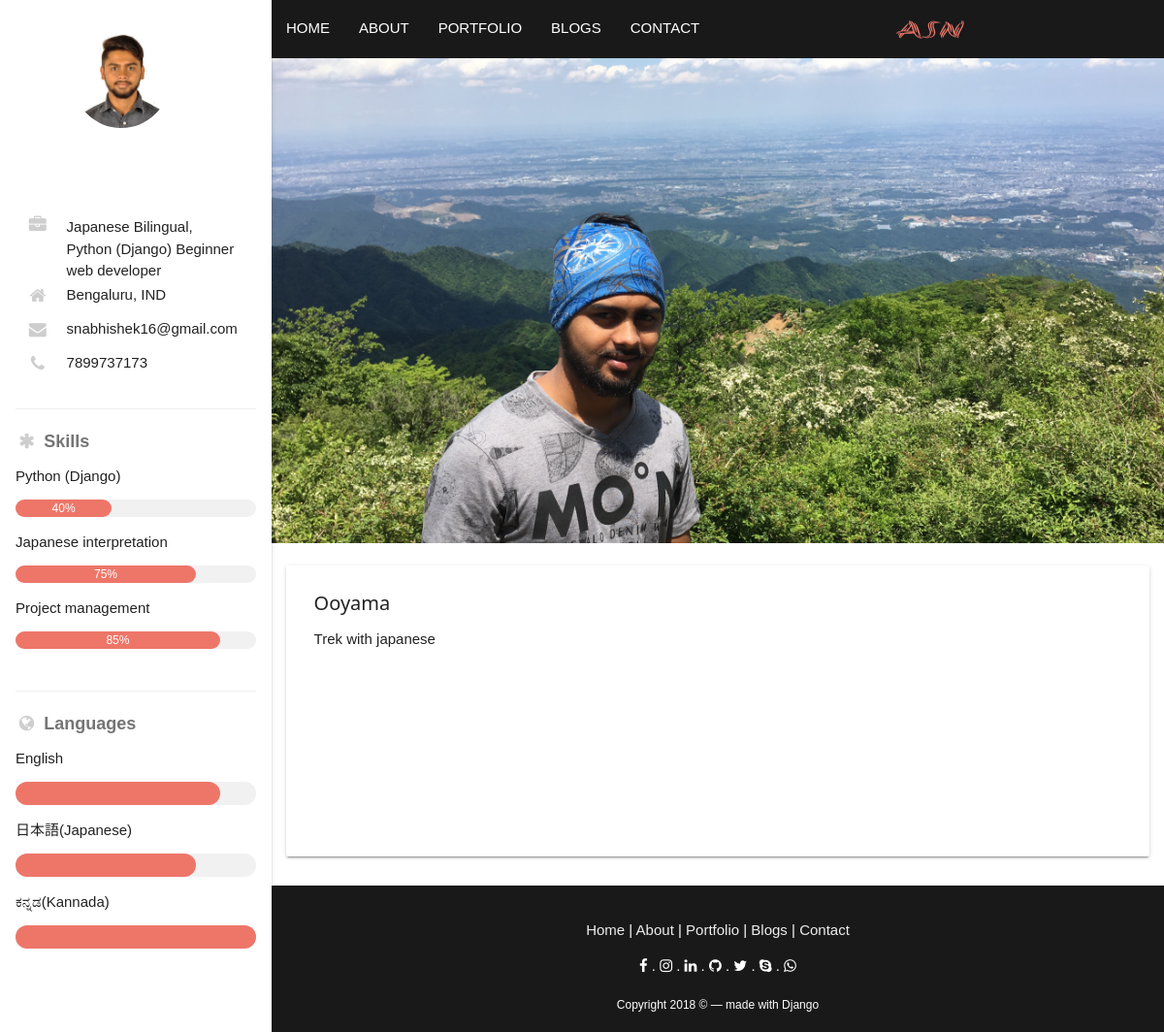
Before: /portfolio/1 with the older database file.
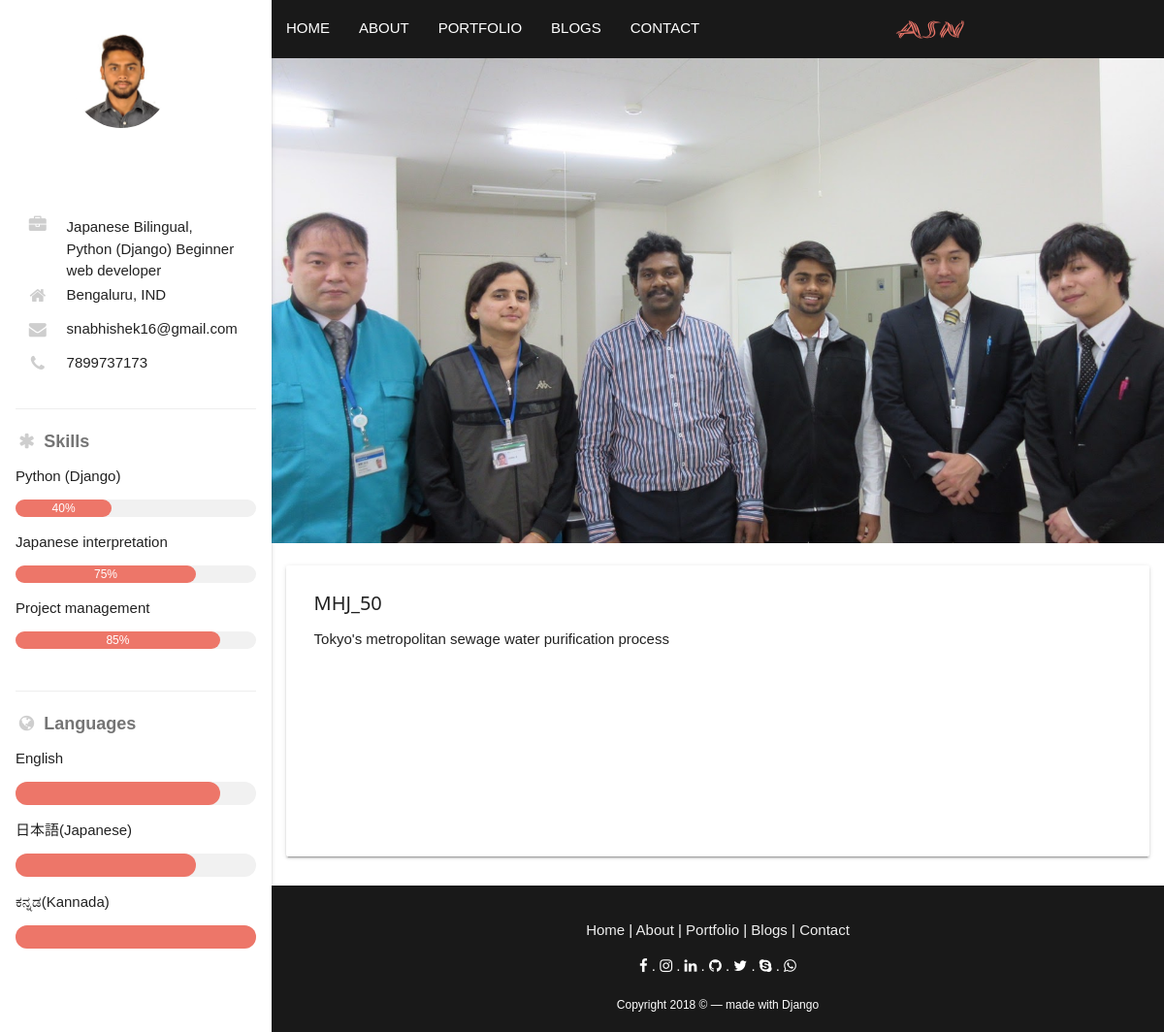
After: the same page with the newer database file.
### portfolio/models.py (models this page shows, shortened)
class Portfolio_list(models.Model):
    card_title = models.CharField(max_length=30,null=True)
    content = models.TextField()
    image = models.ImageField(upload_to='portfolio/%y/%m/%d/',null=True)
    posted_on = models.DateTimeField(auto_now=False, auto_now_add=True, null=True)
    updated = models.DateTimeField(auto_now=True, auto_now_add=False, null=True)

### portfolio/views.py (the view)
# urls.py: url(r'^(?P<id>\d+)$',  portfolio_views.port_article,name='port_article'),
def port_article(request, id=None):
    port_article = get_object_or_404(Portfolio_list, id=id)
    context = {
    'port_article' :port_article
    }
    return render(request, 'portfolio/port_article.html', context)

### templates/portfolio/port_article.html (shortened to what this page needs)
{% extends 'base.html' %}
{% load staticfiles %}
{% block content %}
<div class="blog">
    <div class="article-banner row ">
        <div class="article-banner-image valign-wrapper">
            <img src="{{port_article.image.url}}" class="">
        </div>
    </div>
    <div class="blog-content row custom-container">
        <div class="col s12 m8-offset-2 card article">
            <div class="article-container-port">
                 <div class="artice-heading">
                <h4 class="left-align">{{port_article.card_title}}</h4>
            </div>
            <div class="article-content ">
                {{port_article.content | linebreaks}}
            </div>
            </div>
        </div>
    </div>
</div>
    {% endblock content %}

### templates/base.html (shortened to what this page needs)
{% load static %}
<html lang="en">
<head>
    <link href="https://maxcdn.bootstrapcdn.com/font-awesome/4.7.0/css/font-awesome.min.css" rel="stylesheet">
    <link rel="stylesheet" href="{% static 'css/materialize.css' %}">
    <link rel="stylesheet" href="{% static 'css/style.css' %}">
    <link rel="stylesheet" href="{% static 'css/medium.css' %}">
    <link rel="stylesheet" href="{% static 'css/medium_and_below.css' %}">
    <link rel="stylesheet" href="{% static 'css/small_screen.css' %}">
    <link rel="stylesheet" href="{% static 'css/w3.css' %}">
    <link rel="stylesheet" href="https://cdnjs.cloudflare.com/ajax/libs/font-awesome/4.7.0/css/font-awesome.min.css">
</head>
<body>
<div>
    <ul id="slide-out" class="side-nav fixed hide-on-small-only" style="transform: translateX(0%);">
        <div class="user-view">
            <div class="background" >
            </div>
            <div class="on-background" >
                <a href="{% url 'about:about' %}"><img class="circle" src="/static/images/sample.JPG"></a>
                <span class="White-text name center bold"><h3>Abhishek SN</h3></span>
            </div>
        </div>
        <div class="w3-container1">
            <div class="row">
                <div class ="col s2 m2 l2">
                    <p><i class="fa fa-briefcase fa-fw w3-margin-right w3-text-icon w3-large" aria-hidden="true"></i></p>
                    <br>
                    <p><i class="fa fa-home fa-fw w3-margin-right w3-text-icon w3-large"></i></p>
                    <p><i class="fa fa-envelope fa-fw w3-margin-right w3-text-icon w3-large"></i></p>
                    <p><i class="fa fa-phone fa-fw w3-margin-right w3-text-icon w3-large"></i></p></div>
                <div class ="col s10 m10 l10">
                    <p>Japanese Bilingual,<br>Python (Django) Beginner web developer</p>
                    <p></p>
                    <p>Bengaluru, IND</p>
                    <p>snabhishek16@gmail.com</p>
                    <p></i>7899737173</p>
                </div>
            </div>
            <hr>
            <p class="w3-large w3-text-grey"><b><i class="fa fa-asterisk fa-fw w3-margin-right-1 w3-text-icon "></i>Skills</b></p>
            <p>Python (Django)</p>
            <div class="w3-light-grey w3-round-xlarge w3-small">
                <div class="w3-container w3-center w3-round-xlarge w3-red" style="width:40%">40%</div>
            </div>
            <p>Japanese interpretation</p>
            <div class="w3-light-grey w3-round-xlarge w3-small">
                <div class="w3-container w3-center w3-round-xlarge w3-red" style="width:75%">
                    <div class="w3-center w3-text-white">75%</div>
                </div>
            </div>
            <p>Project management</p>
            <div class="w3-light-grey w3-round-xlarge w3-small">
                <div class="w3-container w3-center w3-round-xlarge w3-red" style="width:85%">85%</div>
            </div>
            <br>
            <hr>
            <p class="w3-large w3-text-grey"><b><i class="fa fa-globe fa-fw w3-margin-right-1 w3-text-icon"></i>Languages</b></p>
            <p>English</p>
            <div class="w3-light-grey w3-round-xlarge">
                <div class="w3-round-xlarge w3-red" style="height:24px;width:85%"></div>
            </div>
            <p>日本語(Japanese)</p>
            <div class="w3-light-grey w3-round-xlarge">
                <div class="w3-round-xlarge w3-red" style="height:24px;width:75%"></div>
            </div>
            <p>ಕನ್ನಡ(Kannada)</p>
            <div class="w3-light-grey w3-round-xlarge">
                <div class="w3-round-xlarge w3-red" style="height:24px;width:100%"></div>
            </div>
        </div>
    </ul>
</div>
<div class="main-body">
    <nav class="nav-extended ">
        <div class="nav-content ">
            <ul class="tabs tabs-transparent hide-on-small-only">
                <div class="w3-padding-top">
                <li><a target="_self" href="{% url 'index' %}">HOME</a></li>
                <li><a target="_self" href="{% url 'about:about' %}">ABOUT</a></li>
                <li><a target="_self" href="{% url 'portfolio:portfolio' %}">PORTFOLIO</a></li>
                <li><a target="_self" href="{% url 'blog:blogs' %}">BLOGS</a></li>
                <li><a target="_self"  href="#modal1" data-activates="slide-out" class="collapse modal-trigger">CONTACT</a></li>
                </div>
                <ul class="social center w3-minus-top">
                <a href="{% url 'index' %}" class="no-decoration"><img src="{% static 'images/ASN_brand_logo.png' %}" alt="logo" class="brand-logo-img"></a>
                </ul>
            </ul>
        </div>
    </nav>
    {% block content %}
    {% endblock content %}
    <footer class="page-footer">
        <div class="footer-left center">
            <p class="footer-links">
                <a class="grey-text text-lighten-3" target="_self" href="{% url 'index' %}">Home</a>
                |
                <a class="grey-text text-lighten-3" target="_self" href="{% url 'about:about' %}">About</a>
                |
                <a class="grey-text text-lighten-3" target="_self" href="{% url 'portfolio:portfolio' %}">Portfolio</a>
                |
                <a class="grey-text text-lighten-3" target="_self" href="{% url 'blog:blogs' %}">Blogs</a></li>
                |
                <a class="grey-text text-lighten-3 collapse modal-trigger" target="_self"  href="#modal1" data-activates="slide-out" >Contact</a>
            </p>
            <ul class="social center">
                <a class="fa fa-facebook" aria-hidden="true" href="http://www.facebook.com/abhishek.sn.me" title="Like me on Facebook" target="_blank"></a><span> . </span>
                <a class="fa fa-instagram" aria-hidden="true" href="http://www.instagram.com/snabhishek16" title="Love me on Insta" target="_blank"></a><span> . </span>
                <a class="fa fa-linkedin" aria-hidden="true" href="https://www.linkedin.com/in/abhishek-sn-gowda-52118b88/" title="Connect with me on Linkedin" target="_blank"></a><span> . </span>
                <a class="fa fa-github" aria-hidden="true" href="https://github.com/snabhishek16" title="Connect with me on Github" target="_blank"></a><span> . </span>
                <a class="fa fa-twitter" aria-hidden="true" href="https://twitter.com/snabhishek16" title="Tweet me on Twitter" target="_blank"></a><span> . </span>
                <a class="fa fa-skype" aria-hidden="true" href="skype:snabhishek16" title="Connect with me on Skype" target="_blank"></a><span> . </span>
                <a class="fa fa-whatsapp" aria-hidden="true" href="intent://send/7899737173#Intent;scheme=smsto;package=com.whatsapp;action=android.intent.action.SENDTO;end" title="Ping me on whatsapp"></a>
            </ul>
            <div class="w3-padding-small">
                <small>Copyright 2018 &copy; — made with <a  target="_blank" href="https://www.djangoproject.com/">Django</a></small>
            </div>
        </div>
    </footer>
</div>
</body>
</html>

### static/css/style.css (style rules this page uses)
.no-decoration { text-decoration: none; font-style: normal; color: initial; }
@media screen and (min-width: 601px) { .custom-container { padding:0 7%; } }
.blog-content { height:auto; padding: 5px 15px; }
.article-banner-image { height:500px; overflow:hidden; }
.article-banner-image img { width: 100%; }
.article-container-port { padding:2% 2%; min-height: 300px; }
.side-nav { width: 280px !important; height: 100%; }
ul.side-nav.fixed { left: 0; -webkit-transform: translateX(0); transform: translateX(0); position: fixed; }
.main-body { margin-left: 280px; }
.w3-red { color: #ed7669 !important; }
.background { height: 100%; width: 100%; position: relative; }
.w3-margin-right-1 { margin-right:6px!important }
.w3-text-icon,.w3-hover-text-black:hover { color:#CECECE!important }

### static/css/medium.css (style rules this page uses)
.blog-content { height:auto; padding: 5px 15px; }

### static/css/w3.css (style rules this page uses)
html { box-sizing:border-box }
*,*:before,*:after { box-sizing:inherit }
html { -ms-text-size-adjust:100%;-webkit-text-size-adjust:100% }
body { margin:0 }
article,aside,details,figcaption,figure,footer,header,main,menu,nav,section,summary { display:block }
a { background-color:transparent;-webkit-text-decoration-skip:objects }
small { font-size:80% }
img { border-style:none }
hr { box-sizing:content-box;height:0;overflow:visible }
html,body { font-family:Verdana,sans-serif;font-size:15px;line-height:1.5 }
html { overflow-x:hidden }
h3 { font-size:24px }
h4 { font-size:20px }
h1,h2,h3,h4,h5,h6 { font-family:"Segoe UI",Arial,sans-serif;font-weight:400;margin:11px 0 }
hr { border:0;border-top:1px solid #eee;margin:20px 0 }
img { vertical-align:middle }
a { color:inherit }
.w3-container:after,.w3-container:before,.w3-panel:after,.w3-panel:before,.w3-row:after,.w3-row:before,.w3-row-padding:after,.w3-row-padding:before, .w3-cell-row:before,.w3-cell-row:after,.w3-clear:after,.w3-clear:before,.w3-bar:before,.w3-bar:after { content:"";display:table;clear:both }
.w3-round-xlarge { border-radius:16px }
.w3-container,.w3-panel { padding:0.01em 16px }
.w3-small { font-size:12px!important }
.w3-large { font-size:18px!important }
.w3-center { text-align:center!important }
.w3-margin-right { margin-right:16px!important }
.w3-padding-small { padding:4px 8px!important }
.w3-red,.w3-hover-red:hover { color:#fff!important;background-color:#ed7669!important }
.w3-light-grey,.w3-hover-light-grey:hover,.w3-light-gray,.w3-hover-light-gray:hover { color:#000!important;background-color:#f1f1f1!important }
.w3-text-white,.w3-hover-text-white:hover { color:#fff!important }
.w3-text-grey,.w3-hover-text-grey:hover,.w3-text-gray,.w3-hover-text-gray:hover { color:#757575!important }
.w3-container1:after,.w3-container1:before,.w3-panel:after,.w3-panel:before,.w3-row:after,.w3-row:before,.w3-row-padding:after,.w3-row-padding:before, .w3-container1,.w3-panel { padding:0.01em 16px }
.w3-container1 p { height: 20px; }
.w3-padding-top { margin-top: 20px; }
.w3-minus-top { margin-top: -20px; }

Changed rows visible on the page:
changed Portfolio_list: image: a different picture; card_title "Ooyama" → "MHJ_50"; content "Trek with japanese" → "Tokyo's metropolitan sewage water purification process"
